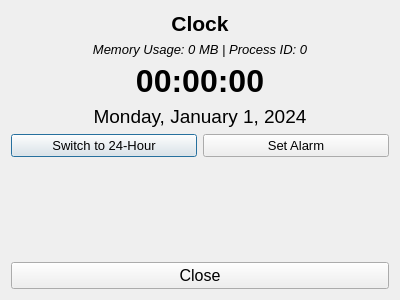
<?xml version="1.0" encoding="UTF-8"?>
<ui version="4.0">
 <class>Clock</class>
 <widget class="QDialog" name="Clock">
  <property name="geometry">
   <rect>
    <x>0</x>
    <y>0</y>
    <width>400</width>
    <height>300</height>
   </rect>
  </property>
  <property name="windowTitle">
   <string>Mini OS - Clock</string>
  </property>
  <layout class="QVBoxLayout" name="verticalLayout">
   <item>
    <widget class="QLabel" name="titleLabel">
     <property name="font">
      <font>
       <family>Arial</family>
       <pointsize>16</pointsize>
       <weight>75</weight>
       <bold>true</bold>
      </font>
     </property>
     <property name="text">
      <string>Clock</string>
     </property>
     <property name="alignment">
      <set>Qt::AlignCenter</set>
     </property>
    </widget>
   </item>
   <item>
    <widget class="QLabel" name="resourceLabel">
     <property name="font">
      <font>
       <family>Arial</family>
       <pointsize>10</pointsize>
       <italic>true</italic>
      </font>
     </property>
     <property name="text">
      <string>Memory Usage: 0 MB | Process ID: 0</string>
     </property>
     <property name="alignment">
      <set>Qt::AlignCenter</set>
     </property>
    </widget>
   </item>
   <item>
    <widget class="QLabel" name="timeLabel">
     <property name="font">
      <font>
       <family>Arial</family>
       <pointsize>24</pointsize>
       <weight>75</weight>
       <bold>true</bold>
      </font>
     </property>
     <property name="text">
      <string>00:00:00</string>
     </property>
     <property name="alignment">
      <set>Qt::AlignCenter</set>
     </property>
    </widget>
   </item>
   <item>
    <widget class="QLabel" name="dateLabel">
     <property name="font">
      <font>
       <family>Arial</family>
       <pointsize>14</pointsize>
      </font>
     </property>
     <property name="text">
      <string>Monday, January 1, 2024</string>
     </property>
     <property name="alignment">
      <set>Qt::AlignCenter</set>
     </property>
    </widget>
   </item>
   <item>
    <layout class="QHBoxLayout" name="horizontalLayout">
     <item>
      <widget class="QPushButton" name="formatToggleButton">
       <property name="font">
        <font>
         <family>Arial</family>
         <pointsize>10</pointsize>
        </font>
       </property>
       <property name="text">
        <string>Switch to 24-Hour</string>
       </property>
      </widget>
     </item>
     <item>
      <widget class="QPushButton" name="alarmButton">
       <property name="font">
        <font>
         <family>Arial</family>
         <pointsize>10</pointsize>
        </font>
       </property>
       <property name="text">
        <string>Set Alarm</string>
       </property>
      </widget>
     </item>
    </layout>
   </item>
   <item>
    <spacer name="verticalSpacer">
     <property name="orientation">
      <enum>Qt::Vertical</enum>
     </property>
     <property name="sizeHint" stdset="0">
      <size>
       <width>20</width>
       <height>40</height>
      </size>
     </property>
    </spacer>
   </item>
   <item>
    <widget class="QPushButton" name="closeButton">
     <property name="font">
      <font>
       <family>Arial</family>
       <pointsize>12</pointsize>
      </font>
     </property>
     <property name="text">
      <string>Close</string>
     </property>
    </widget>
   </item>
  </layout>
 </widget>
 <resources/>
 <connections/>
</ui>
